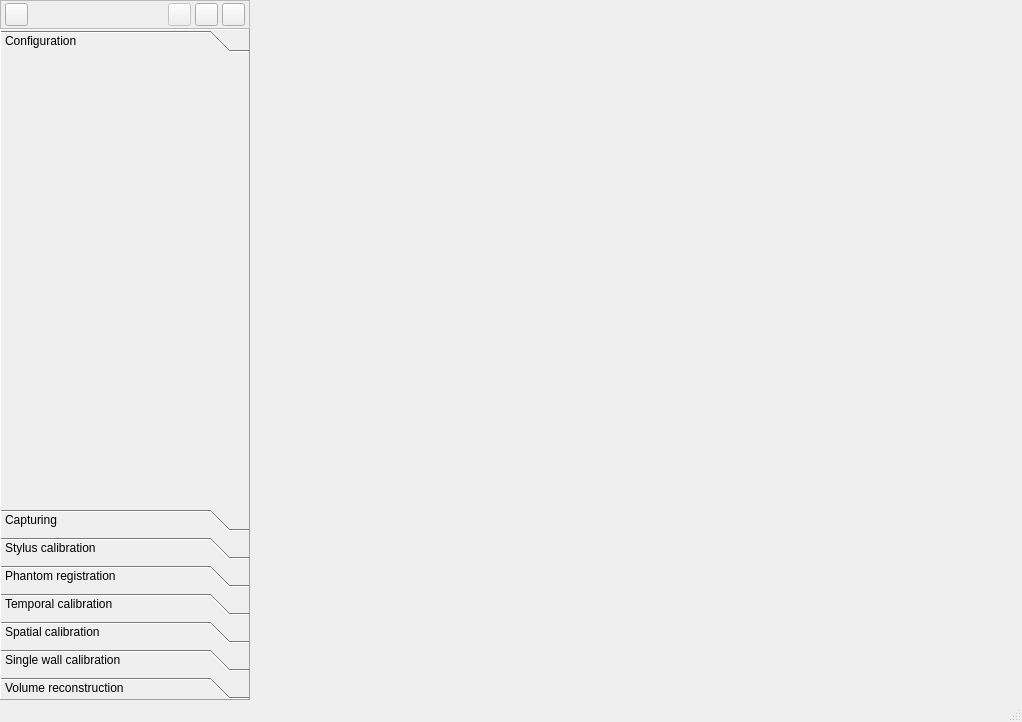
<?xml version="1.0" encoding="UTF-8"?>
<ui version="4.0">
 <class>fCalMainWindow</class>
 <widget class="QMainWindow" name="fCalMainWindow">
  <property name="geometry">
   <rect>
    <x>0</x>
    <y>0</y>
    <width>1022</width>
    <height>720</height>
   </rect>
  </property>
  <property name="windowTitle">
   <string>fCal</string>
  </property>
  <property name="windowIcon">
   <iconset resource="fCal.qrc">
    <normaloff>:/icons/Resources/icon_fCal.png</normaloff>:/icons/Resources/icon_fCal.png</iconset>
  </property>
  <widget class="QWidget" name="centralWidget">
   <layout class="QGridLayout" name="gridLayout">
    <property name="margin">
     <number>0</number>
    </property>
    <property name="spacing">
     <number>0</number>
    </property>
    <item row="0" column="1">
     <layout class="QVBoxLayout" name="verticalLayout">
      <property name="spacing">
       <number>0</number>
      </property>
      <property name="sizeConstraint">
       <enum>QLayout::SetDefaultConstraint</enum>
      </property>
      <item>
       <widget class="QFrame" name="frame_Toolbar">
        <property name="minimumSize">
         <size>
          <width>0</width>
          <height>27</height>
         </size>
        </property>
        <property name="maximumSize">
         <size>
          <width>250</width>
          <height>16777215</height>
         </size>
        </property>
        <property name="frameShape">
         <enum>QFrame::StyledPanel</enum>
        </property>
        <property name="frameShadow">
         <enum>QFrame::Raised</enum>
        </property>
        <layout class="QHBoxLayout" name="horizontalLayout">
         <property name="spacing">
          <number>4</number>
         </property>
         <property name="leftMargin">
          <number>4</number>
         </property>
         <property name="topMargin">
          <number>2</number>
         </property>
         <property name="rightMargin">
          <number>4</number>
         </property>
         <property name="bottomMargin">
          <number>2</number>
         </property>
         <item>
          <widget class="QPushButton" name="pushButton_SaveConfiguration">
           <property name="minimumSize">
            <size>
             <width>23</width>
             <height>23</height>
            </size>
           </property>
           <property name="maximumSize">
            <size>
             <width>23</width>
             <height>23</height>
            </size>
           </property>
           <property name="focusPolicy">
            <enum>Qt::ClickFocus</enum>
           </property>
           <property name="toolTip">
            <string>Save current device set configuration</string>
           </property>
           <property name="text">
            <string/>
           </property>
           <property name="icon">
            <iconset resource="fCal.qrc">
             <normaloff>:/icons/Resources/icon_Save.png</normaloff>:/icons/Resources/icon_Save.png</iconset>
           </property>
          </widget>
         </item>
         <item>
          <spacer name="horizontalSpacer">
           <property name="orientation">
            <enum>Qt::Horizontal</enum>
           </property>
           <property name="sizeHint" stdset="0">
            <size>
             <width>40</width>
             <height>20</height>
            </size>
           </property>
          </spacer>
         </item>
         <item>
          <widget class="QPushButton" name="pushButton_ImageOrientation">
           <property name="enabled">
            <bool>false</bool>
           </property>
           <property name="minimumSize">
            <size>
             <width>23</width>
             <height>23</height>
            </size>
           </property>
           <property name="maximumSize">
            <size>
             <width>23</width>
             <height>23</height>
            </size>
           </property>
           <property name="focusPolicy">
            <enum>Qt::ClickFocus</enum>
           </property>
           <property name="contextMenuPolicy">
            <enum>Qt::DefaultContextMenu</enum>
           </property>
           <property name="toolTip">
            <string>Image (2D) Controls</string>
           </property>
           <property name="text">
            <string/>
           </property>
           <property name="icon">
            <iconset resource="fCal.qrc">
             <normaloff>:/icons/Resources/icon_ImageControl.png</normaloff>:/icons/Resources/icon_ImageControl.png</iconset>
           </property>
          </widget>
         </item>
         <item>
          <widget class="QPushButton" name="pushButton_ShowDevices">
           <property name="minimumSize">
            <size>
             <width>23</width>
             <height>23</height>
            </size>
           </property>
           <property name="maximumSize">
            <size>
             <width>23</width>
             <height>23</height>
            </size>
           </property>
           <property name="focusPolicy">
            <enum>Qt::ClickFocus</enum>
           </property>
           <property name="toolTip">
            <string>Show all devices / Show content for current toolbox</string>
           </property>
           <property name="text">
            <string/>
           </property>
           <property name="icon">
            <iconset resource="fCal.qrc">
             <normaloff>:/icons/Resources/icon_ObjectMode.png</normaloff>:/icons/Resources/icon_ObjectMode.png</iconset>
           </property>
           <property name="checkable">
            <bool>true</bool>
           </property>
          </widget>
         </item>
         <item>
          <widget class="QPushButton" name="pushButton_Tools">
           <property name="minimumSize">
            <size>
             <width>23</width>
             <height>23</height>
            </size>
           </property>
           <property name="maximumSize">
            <size>
             <width>23</width>
             <height>23</height>
            </size>
           </property>
           <property name="focusPolicy">
            <enum>Qt::NoFocus</enum>
           </property>
           <property name="toolTip">
            <string>Tools menu</string>
           </property>
           <property name="text">
            <string/>
           </property>
           <property name="icon">
            <iconset resource="fCal.qrc">
             <normaloff>:/icons/Resources/icon_Tools.png</normaloff>:/icons/Resources/icon_Tools.png</iconset>
           </property>
          </widget>
         </item>
        </layout>
       </widget>
      </item>
      <item>
       <widget class="QToolBox" name="toolbox">
        <property name="minimumSize">
         <size>
          <width>250</width>
          <height>660</height>
         </size>
        </property>
        <property name="maximumSize">
         <size>
          <width>250</width>
          <height>16777215</height>
         </size>
        </property>
        <property name="frameShape">
         <enum>QFrame::Panel</enum>
        </property>
        <property name="frameShadow">
         <enum>QFrame::Raised</enum>
        </property>
        <property name="currentIndex">
         <number>0</number>
        </property>
        <widget class="QWidget" name="toolbox_Configuration">
         <property name="geometry">
          <rect>
           <x>0</x>
           <y>0</y>
           <width>248</width>
           <height>451</height>
          </rect>
         </property>
         <attribute name="label">
          <string>Configuration</string>
         </attribute>
        </widget>
        <widget class="QWidget" name="toolbox_Capturing">
         <property name="geometry">
          <rect>
           <x>0</x>
           <y>0</y>
           <width>248</width>
           <height>478</height>
          </rect>
         </property>
         <attribute name="label">
          <string>Capturing</string>
         </attribute>
        </widget>
        <widget class="QWidget" name="toolbox_StylusCalibration">
         <property name="geometry">
          <rect>
           <x>0</x>
           <y>0</y>
           <width>248</width>
           <height>478</height>
          </rect>
         </property>
         <attribute name="label">
          <string>Stylus calibration</string>
         </attribute>
        </widget>
        <widget class="QWidget" name="toolbox_PhantomRegistration">
         <property name="geometry">
          <rect>
           <x>0</x>
           <y>0</y>
           <width>248</width>
           <height>478</height>
          </rect>
         </property>
         <attribute name="label">
          <string>Phantom registration</string>
         </attribute>
        </widget>
        <widget class="QWidget" name="toolbox_TemporalCalibration">
         <property name="geometry">
          <rect>
           <x>0</x>
           <y>0</y>
           <width>248</width>
           <height>478</height>
          </rect>
         </property>
         <attribute name="label">
          <string>Temporal calibration</string>
         </attribute>
        </widget>
        <widget class="QWidget" name="toolbox_SpatialCalibration">
         <property name="geometry">
          <rect>
           <x>0</x>
           <y>0</y>
           <width>248</width>
           <height>451</height>
          </rect>
         </property>
         <attribute name="label">
          <string>Spatial calibration</string>
         </attribute>
        </widget>
        <widget class="QWidget" name="toolbox_SingleWallCalibration">
         <attribute name="label">
          <string>Single wall calibration</string>
         </attribute>
        </widget>
        <widget class="QWidget" name="toolbox_VolumeReconstruction">
         <property name="geometry">
          <rect>
           <x>0</x>
           <y>0</y>
           <width>248</width>
           <height>478</height>
          </rect>
         </property>
         <attribute name="label">
          <string>Volume reconstruction</string>
         </attribute>
        </widget>
       </widget>
      </item>
     </layout>
    </item>
    <item row="0" column="2">
     <widget class="QVTKWidget" name="canvas" native="true">
      <property name="sizePolicy">
       <sizepolicy hsizetype="Preferred" vsizetype="Preferred">
        <horstretch>1</horstretch>
        <verstretch>1</verstretch>
       </sizepolicy>
      </property>
      <property name="minimumSize">
       <size>
        <width>770</width>
        <height>700</height>
       </size>
      </property>
      <property name="sizeIncrement">
       <size>
        <width>4</width>
        <height>3</height>
       </size>
      </property>
      <property name="focusPolicy">
       <enum>Qt::ClickFocus</enum>
      </property>
     </widget>
    </item>
    <item row="1" column="2">
     <spacer name="pushToolboxLeft_Spacer">
      <property name="orientation">
       <enum>Qt::Horizontal</enum>
      </property>
      <property name="sizeHint" stdset="0">
       <size>
        <width>40</width>
        <height>0</height>
       </size>
      </property>
     </spacer>
    </item>
   </layout>
  </widget>
  <widget class="QStatusBar" name="statusBar"/>
 </widget>
 <layoutdefault spacing="6" margin="11"/>
 <customwidgets>
  <customwidget>
   <class>QVTKWidget</class>
   <extends>QWidget</extends>
   <header location="global">QVTKWidget.h</header>
  </customwidget>
 </customwidgets>
 <resources>
  <include location="fCal.qrc"/>
 </resources>
 <connections/>
</ui>
